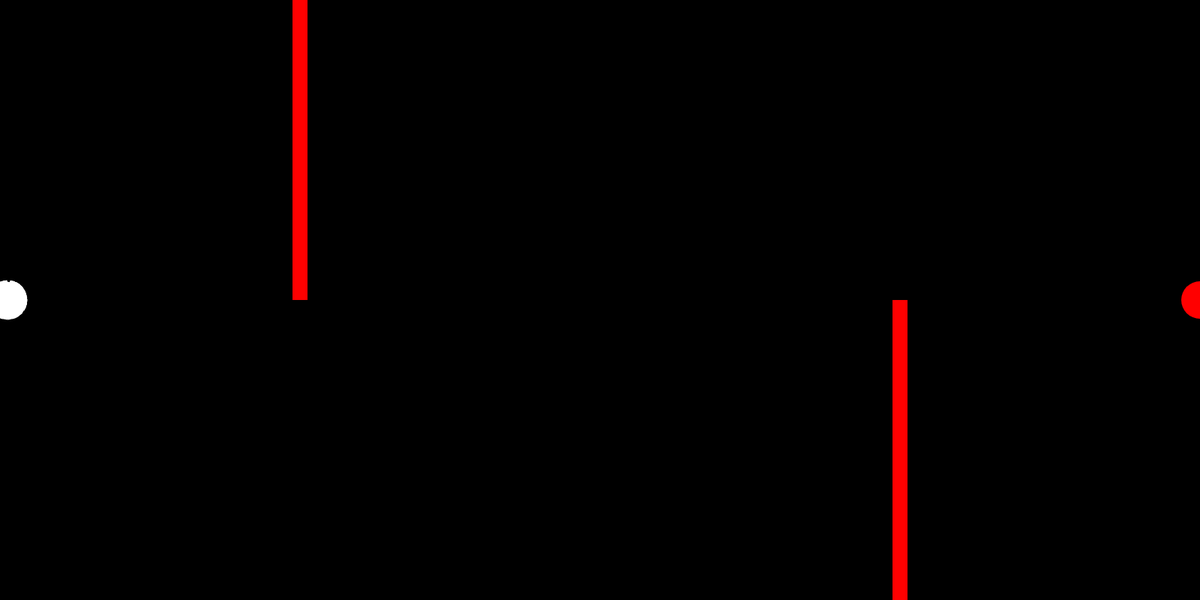
Frame 1 (no input)
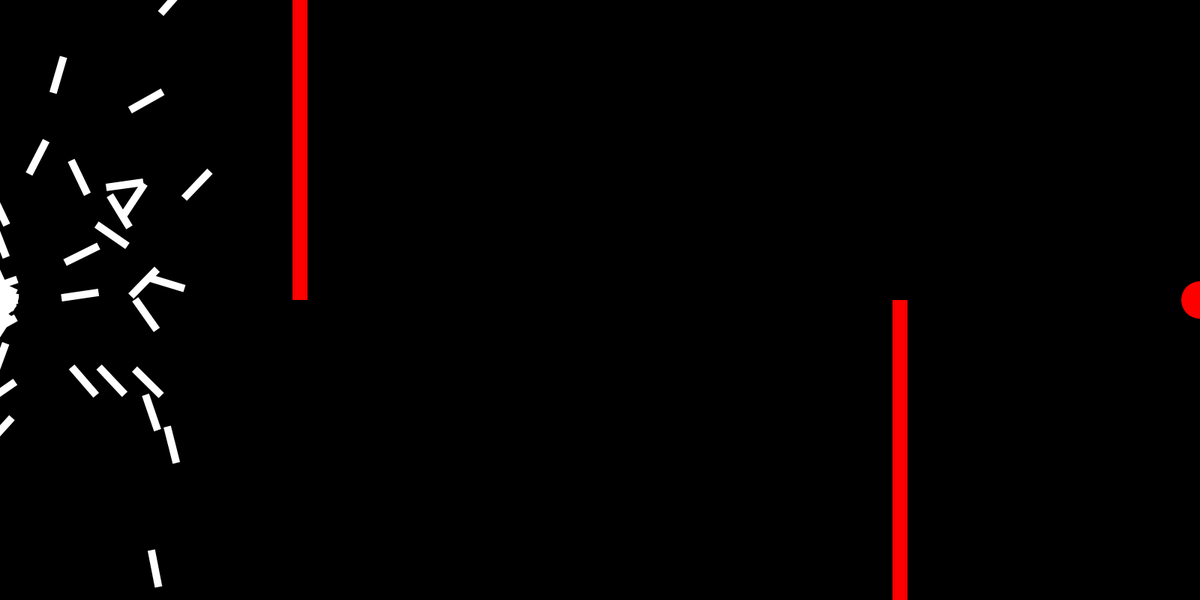
Frame 60 (no input)
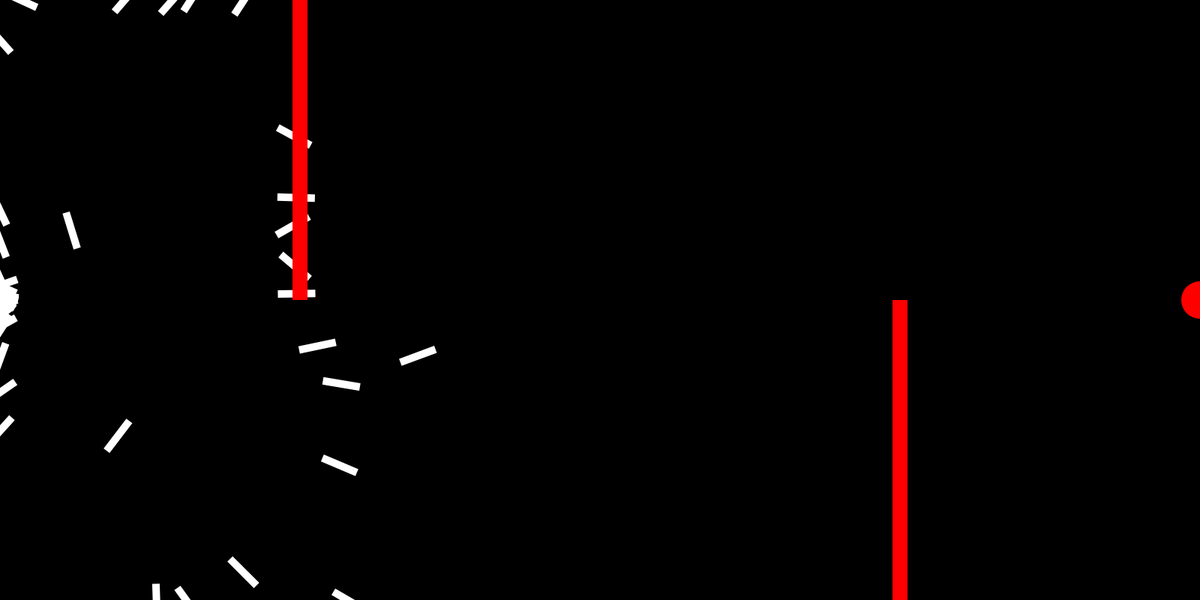
Frame 120 (the mouse pressed at the canvas centre since frame 60)

The p5.js sketch that drew these frames (run headless with seeded random() and noise() and a simulated clock; from frame 60 on, the mouse is pressed at the canvas centre):

// p5.js sketch
// ── sketch.js
let population = new Population;
let popsize = 50;
let lifespan = 500;
let finish;
let mutationRate = 0.005;
let obstacles = [new Obstacle(400, 200, 20, 400), new Obstacle(1200, 600, 20, 400)];


function setup() {
  createCanvas(1600,800);

  for (i = 0; i < popsize; i++) {
    population.rockets[i] = new Rocket();
    population.rockets[i].makeDNA();
  }

  rectMode(CENTER);
  ellipseMode(CENTER);
  noStroke();

  finish = new p5.Vector(width, height/2);
}

function draw() {
  background(0);

  allDead = true;

  for (i = 0; i < population.rockets.length; i++) {
    population.rockets[i].move();
    population.rockets[i].draw();

    if (!population.rockets[i].dead && !population.rockets[i].finished) allDead = false;
  }

  if (allDead) {
    population.newGen();
  }

  for (i = 0; i < obstacles.length; i++) {
    obstacles[i].draw();
  }

  fill(255,0,0);
  ellipse(finish.x, finish.y, 50);

}

function Population() {
  this.rockets = [];
  this.matingpool = [];

  this.newGen = function() {
    for (k = 0; k < this.rockets.length; k++) {
      fit = this.rockets[k].getFitness();
      for (l = 0; l < fit; l++) {
        this.matingpool.push(this.rockets[k]);
      }
    }

    for (k = 0; k < popsize; k++) {
      this.rockets[k] = new Rocket(random(this.matingpool));
    }


  }
}

function Rocket(parent) {
  this.pos = new p5.Vector(10, height/2);
  this.acc = new p5.Vector();
  this.vel = new p5.Vector();

  this.count = 0;
  this.fitness;
  this.DNA = [lifespan];
  this.parent = parent;
  this.finished = false;
  this.dead = false;

  if (this.parent != null) {
    for (l = 0; l < lifespan; l++) {
      if (random(0, 1) < mutationRate) {
        this.DNA[l] = p5.Vector.random2D();
      } else {
        this.DNA[l] = this.parent.DNA[l];
      }
    }
  }

  this.makeDNA = function() {
    for (j = 0; j < lifespan; j++) {
      this.DNA[j] = p5.Vector.random2D();
    }
  }

  this.draw = function() {
    fill(255);
    push();
    translate(this.pos.x, this.pos.y);
    rotate(this.vel.heading());
    rect(0, 0, 50, 10);
    pop();
  }

  this.move = function() {
    if (this.dead || this.finished) return;
    this.acc.add(this.DNA[this.count]);
    this.vel.add(this.acc);
    this.pos.add(this.vel);
    this.acc.mult(0);
    this.vel.limit(10);

    if (this.pos.x < 0 || this.pos.x > width || this.pos.y < 0 || this.pos.y > height || this.count > lifespan) {
      this.dead = true;
    }

    if (dist(this.pos.x, this.pos.y, finish.x, finish.y) < 50) {
      this.finished = true;
    }

    this.colliding();

    this.count++;
  }

  this.getFitness = function() {
    d = dist(this.pos.x, this.pos.y, finish.x, finish.y);
    this.fitness = map(d, 0, width, width, 0);
    if (this.finished) this.fitness *= 10 * 100/this.count;
    if (this.dead) this.fitness /= 2;
    console.log(this.checkpoints);
    return this.fitness;
  }

  this.colliding = function() {
    for (object = 0; object < obstacles.length; object++) {
      currentObstacle = obstacles[object];
      if (this.pos.x > currentObstacle.pos.x - currentObstacle.size.x/2 && this.pos.x < currentObstacle.pos.x + currentObstacle.size.x/2 &&
          this.pos.y > currentObstacle.pos.y - currentObstacle.size.y/2 && this.pos.y < currentObstacle.pos.y + currentObstacle.size.y/2) {
            this.dead = true;
      }

    }
  }
}

function Obstacle(x, y, width, height) {
  this.pos = new p5.Vector(x, y);
  this.size = new p5.Vector(width, height);

  this.draw = function() {
    fill(255,0,0);
    rect(this.pos.x, this.pos.y, this.size.x, this.size.y);
  }
}
